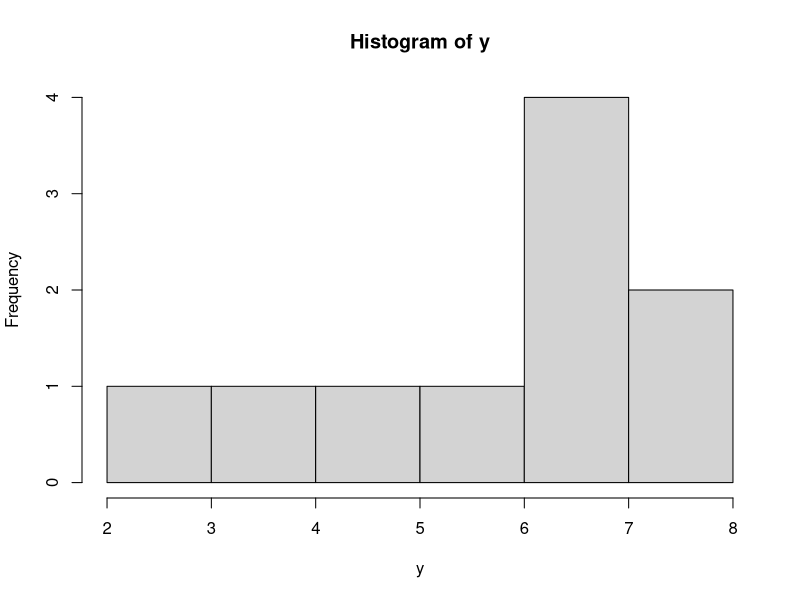
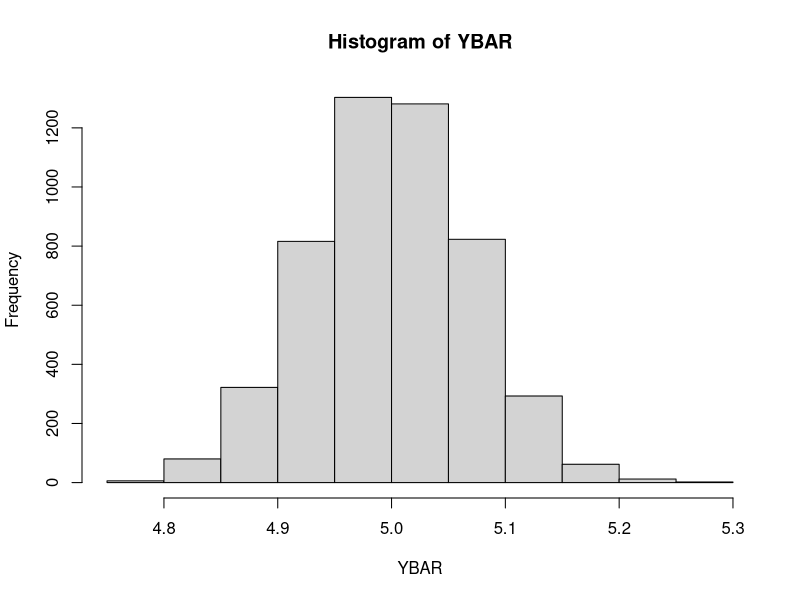
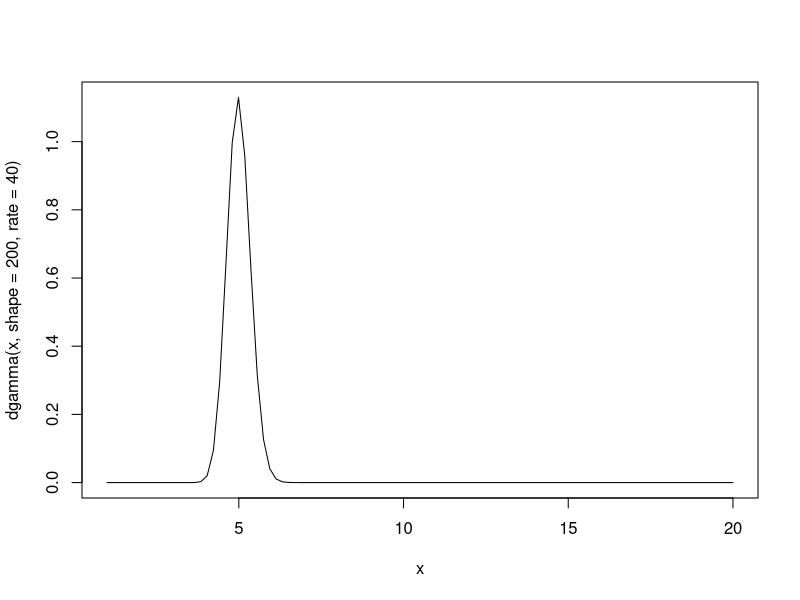

Here is the R script that generated these plots, in order: (Note: this script raises an error after producing the figures.)
y = rnorm(10,5,2)
hist(y)

y = rpois(100,lambda = 5)


SAMPLES = replicate(5000, rpois(1000,lambda = 5))
dim(SAMPLES)

yhat = mean(SAMPLES[,1])
YBAR = colMeans(SAMPLES)
hist(YBAR)



curve(dgamma(x,shape = 200,
             rate = 40),
      from = 20)

E(Y) = alpha/beta


# known sigma2 
posterior_N <- function(y, m0, s02, s2){
  n <- length(y)
  ybar <- mean(y)
  
  post_var <- 1 / ( 1/s02 + n/s2 )
  
  post_mean <- ( (ybar*s02) + (m0 * (s2/n))  )/
    ( s02 + s2/n )
  
  return(c(post_mean = post_mean,
           post_var = post_var))
}


set.seed(123)
y <- rnorm(n = 50, mean = 10, sd = 1) # known variance of 1
#data
hist(y,breaks = 10)

## prior
# mu ~ N( )
m0  <- 0
s02 <- 3 
curve(dnorm(x,
            m0,
            sqrt(s02)),from = -10,10)


posterior_N(y = y,
            m0 = 0,
            s02 = 3,
            s2 = 1)


draw_update <- function(y,m0,s02,s2){
  
  hist(y,xlim = c(-15,15),freq = F)
  curve(dnorm(x,m0,sqrt(s02)),add = T,lwd=2,col=2)
  post_par <- posterior_N(y = y,
                          m0 = m0,
                          s02 = s02,
                          s2 = s2)
  cat(post_par)
  curve(dnorm(x,post_par[1],
              sqrt(post_par[2])),add = T,lwd=2,col=4)
}


draw_update(y, -15, 30, 1)
